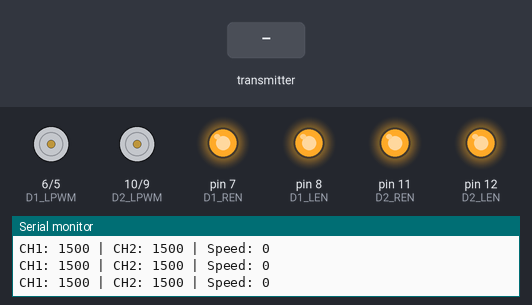
A sketch run on a simulated Arduino Mega 2560, built with avr-gcc and run on an emulated ATmega2560. Parts: motor-driver pin pairs drawn as motors (green arrow = first pin HIGH = forward, orange = second pin HIGH = backward, longer = more drive), output pins drawn as LEDs (lit = HIGH), the last lines printed to the serial monitor. The test bench sets the inputs (shaded band).

Above: at 1.2 s.
1.3 s: the transmitter starts sending readChannel.1 = 1000
At 2.0 s:
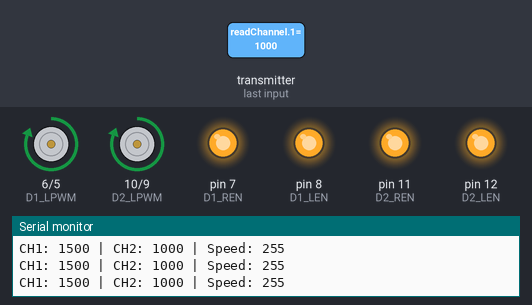
2.8 s: the transmitter starts sending readChannel.0 = 1000
At 4.0 s:
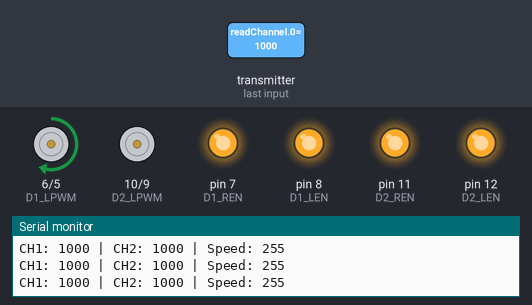
4.3 s: the transmitter starts sending readChannel.0 = 2000
At 5.5 s:
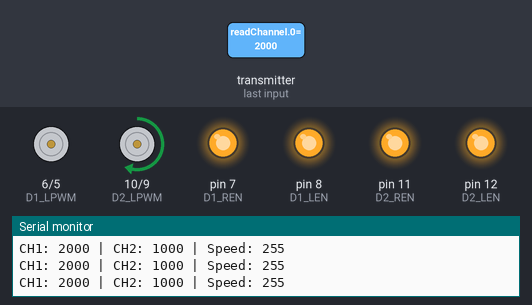
5.8 s: the transmitter starts sending readChannel.1 = 2000
At 6.5 s:
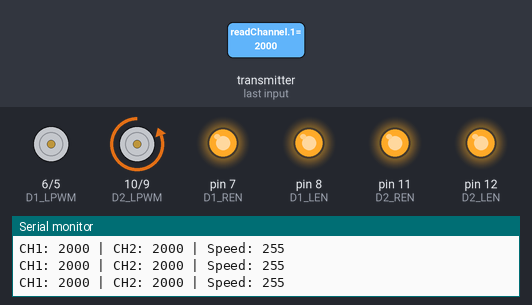
7.3 s: the transmitter starts sending readChannel.0 = 1250
At 8.5 s:
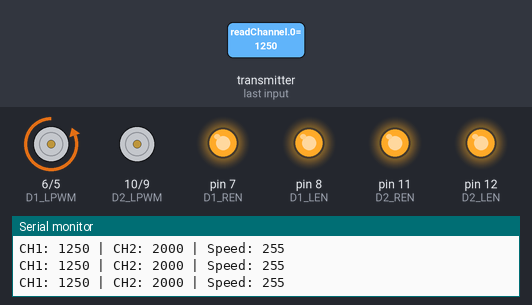
8.8 s: the transmitter starts sending readChannel.0 = 1500
At 10.1 s:
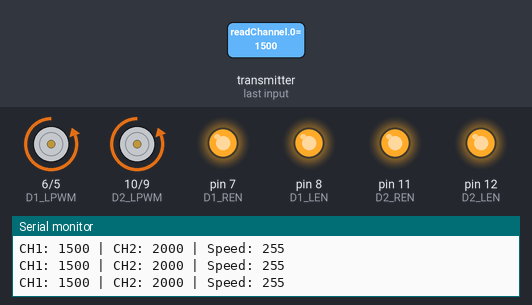
Timing chart, 0 to 11.3 s (numbered marks = the images above; inputs shaded):
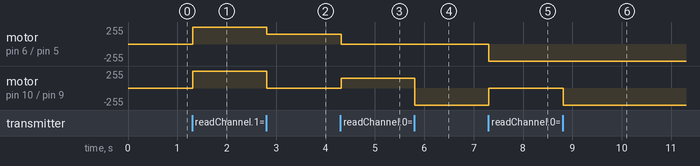

Measured:
- after the input at 1.3 s, motor on pin 6 (D1_LPWM) / pin 5 (D1_RPWM), motor on pin 10 (D2_LPWM) / pin 9 (D2_RPWM): stopped → forward 255/255 at once
- after the input at 2.8 s, motor on pin 6 (D1_LPWM) / pin 5 (D1_RPWM): forward 255/255 → forward 150/255 at once; motor on pin 10 (D2_LPWM) / pin 9 (D2_RPWM): forward 255/255 → stopped at once
- after the input at 4.3 s, motor on pin 6 (D1_LPWM) / pin 5 (D1_RPWM): forward 150/255 → stopped at once; motor on pin 10 (D2_LPWM) / pin 9 (D2_RPWM): stopped → forward 150/255 at once
- after the input at 5.8 s, motor on pin 10 (D2_LPWM) / pin 9 (D2_RPWM): forward 150/255 → backward 255/255 at once
- after the input at 7.3 s, motor on pin 6 (D1_LPWM) / pin 5 (D1_RPWM): stopped → backward 255/255 at once; motor on pin 10 (D2_LPWM) / pin 9 (D2_RPWM): backward 255/255 → stopped at once
- after the input at 8.8 s, motor on pin 10 (D2_LPWM) / pin 9 (D2_RPWM): stopped → backward 255/255 at once

The sketch:

Remote_Control_Full_Code.ino
```cpp
#include <IBusBM.h>

IBusBM ibus;

const int D1_RPWM = 5;
const int D1_LPWM = 6;
const int D1_REN  = 7;
const int D1_LEN  = 8;

const int D2_RPWM = 9;
const int D2_LPWM = 10;
const int D2_REN  = 11;
const int D2_LEN  = 12;


void setup(){
  Serial.begin(115200);

  // FS-iA10B iBUS
  // Mega RX1 = Pin 19
  Serial1.begin(115200);
  ibus.begin(Serial1);


  // Driver 1
  pinMode(D1_RPWM, OUTPUT);
  pinMode(D1_LPWM, OUTPUT);
  pinMode(D1_REN, OUTPUT);
  pinMode(D1_LEN, OUTPUT);

  // Driver 2
  pinMode(D2_RPWM, OUTPUT);
  pinMode(D2_LPWM, OUTPUT);
  pinMode(D2_REN, OUTPUT);
  pinMode(D2_LEN, OUTPUT);

  // Enable both BTS7960 drivers
  digitalWrite(D1_REN, HIGH);
  digitalWrite(D1_LEN, HIGH);

  digitalWrite(D2_REN, HIGH);
  digitalWrite(D2_LEN, HIGH);


  // Start with motors stopped
  stopRobot();

  Serial.println("Mecanum Robot Ready");
}


void loop(){
  // CH1 = Left / Right
  // CH2 = Forward / Backward

  int ch1 = ibus.readChannel(0);
  int ch2 = ibus.readChannel(1);

  int speed = map(max(abs(ch1 - 1500), abs(ch2 - 1500)), 0, 500, 0, 255);

  speed = constrain(speed, 0, 255);

  Serial.print("CH1: ");
  Serial.print(ch1);

  Serial.print(" | CH2: ");
  Serial.print(ch2);

  Serial.print(" | Speed: ");
  Serial.println(speed);

  // Forward
  if (ch2 > 1600 && ch1 >= 1400 && ch1 <= 1600){
    forward(speed);
  }

  // Backward
  else if (ch2 < 1400 && ch1 >= 1400 && ch1 <= 1600){
    backward(speed);
  }

  // Diagonal Front Right
  else if (ch2 > 1600 && ch1 > 1600){
    diagonalFrontRight(speed);
  }

  // Diagonal Front Left
  else if (ch2 > 1600 && ch1 < 1400){
    diagonalFrontLeft(speed);
  }

  // Diagonal Back Right
  else if (ch2 < 1400 && ch1 > 1600){
    diagonalBackRight(speed);
  }

  // Diagonal Back Left
  else if (ch2 < 1400 && ch1 < 1400){
    diagonalBackLeft(speed);
  }

  // Stop
  else{
    stopRobot();
  }

  delay(20);
}

// =====================================================
// BTS7960 MOTOR CONTROL
// speed = -255 to +255
//
// Positive = Forward
// Negative = Backward
// Zero     = Stop
// =====================================================

void driveBTS(int RPWM, int LPWM, int speed){
  speed = constrain(speed, 0, 255);

  if (speed > 0){
    // Forward
    analogWrite(RPWM, speed);
    analogWrite(LPWM, 0);
  }

  else if (speed < 0){
    // Backward
    analogWrite(RPWM, 0);
    analogWrite(LPWM, abs(speed));
  }

  else{
    // Stop
    analogWrite(RPWM, 0);
    analogWrite(LPWM, 0);
  }
}


void forward(int speed){
  analogWrite(D1_RPWM, speed);
  analogWrite(D1_LPWM, 0);

  analogWrite(D2_RPWM, speed);
  analogWrite(D2_LPWM, 0);
}

void backward(int speed){
  analogWrite(D1_RPWM, 0);
  analogWrite(D1_LPWM, speed);

  analogWrite(D2_RPWM, 0);
  analogWrite(D2_LPWM, speed);
}

void diagonalFrontRight(int speed){
  analogWrite(D1_RPWM, 0);
  analogWrite(D1_LPWM, 0);

  analogWrite(D2_RPWM, speed);
  analogWrite(D2_LPWM, 0);
}

void diagonalFrontLeft(int speed){
  analogWrite(D1_RPWM, speed);
  analogWrite(D1_LPWM, 0);

  analogWrite(D2_RPWM, 0);
  analogWrite(D2_LPWM, 0);
}

void diagonalBackRight(int speed){
  analogWrite(D1_RPWM, 0);
  analogWrite(D1_LPWM, 0);

  analogWrite(D2_RPWM, 0);
  analogWrite(D2_LPWM, 150);
}

void diagonalBackLeft(int speed){
  analogWrite(D1_RPWM, 0);
  analogWrite(D1_LPWM, 150);

  analogWrite(D2_RPWM, 0);
  analogWrite(D2_LPWM, 0);
}

// STOP

void stopRobot(){
  driveBTS(D1_RPWM, D1_LPWM, 0);
  driveBTS(D2_RPWM, D2_LPWM, 0);
}


// // FORWARD

// void forward(int speed){
//   driveBTS(D1_RPWM, D1_LPWM, speed);
//   driveBTS(D2_RPWM, D2_LPWM, speed);
// }


// // BACKWARD

// void backward(int speed)
// {
//   driveBTS(D1_RPWM, D1_LPWM, -speed);
//   driveBTS(D2_RPWM, D2_LPWM, -speed);
// }


// // DIAGONAL FRONT RIGHT

// // FR + RL → Forward
// // FL + RR → Stop

// void diagonalFrontRight(int speed){
//   driveBTS(D1_RPWM, D1_LPWM, speed);
//   driveBTS(D2_RPWM, D2_LPWM, 0);
// }


// // DIAGONAL FRONT LEFT

// // FL + RR → Forward
// // FR + RL → Stop

// void diagonalFrontLeft(int speed){
//   driveBTS(D1_RPWM, D1_LPWM, 0);
//   driveBTS(D2_RPWM, D2_LPWM, speed);
// }


// // DIAGONAL BACK RIGHT

// // FR + RL → Backward
// // FL + RR → Stop

// void diagonalBackRight(int speed){
//   driveBTS(D1_RPWM, D1_LPWM, -speed);
//   driveBTS(D2_RPWM, D2_LPWM, 0);
// }


// // DIAGONAL BACK LEFT

// // FL + RR → Backward
// // FR + RL → Stop

// void diagonalBackLeft(int speed){
//   driveBTS(D1_RPWM, D1_LPWM, 0);
//   driveBTS(D2_RPWM, D2_LPWM, -speed);
// }
```
